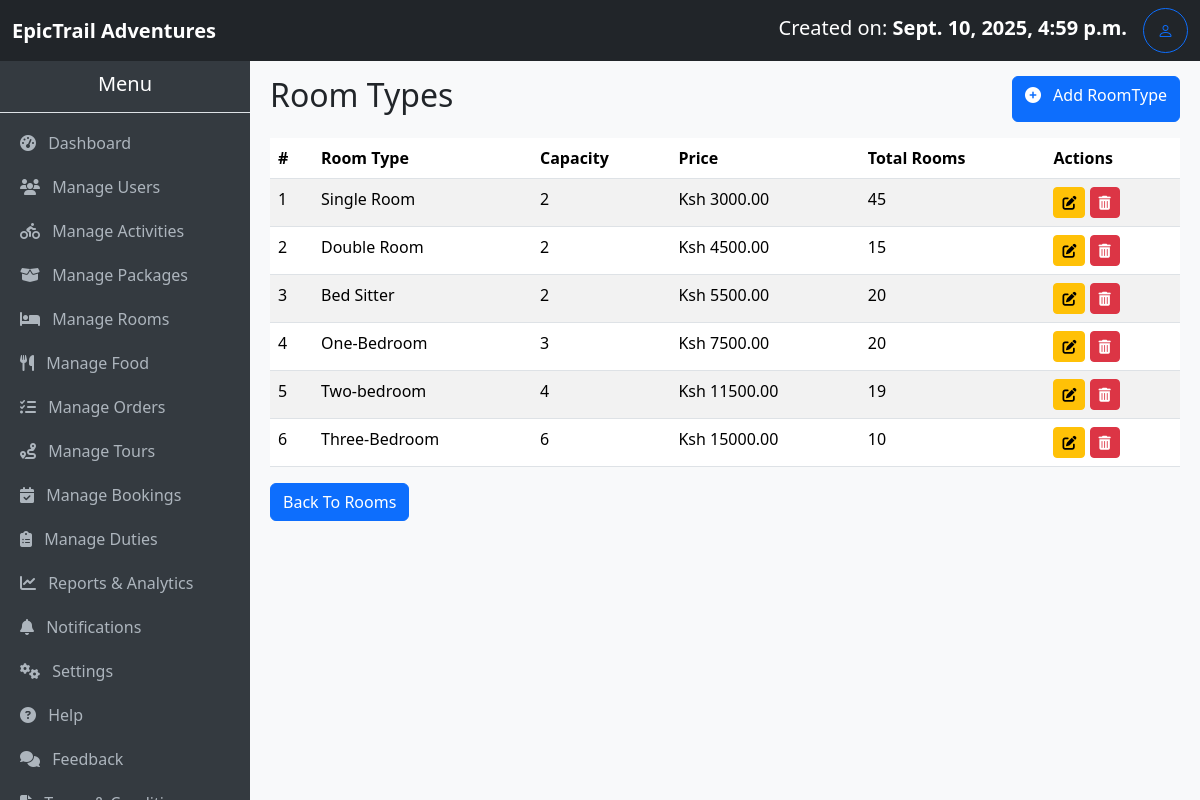
Page /room-types/ (signed in) on the committed database.
### myApp/models.py (models this page shows, shortened)
class RoomType(models.Model):
    name = models.CharField(max_length=100, unique=True)
    description = models.TextField(blank=True)
    capacity = models.PositiveIntegerField(help_text="Maximum number of guests")
    price_per_night = models.DecimalField(max_digits=8, decimal_places=2)
    total_rooms = models.PositiveIntegerField(default=1, help_text="Total rooms available for this type")
    available = models.BooleanField(default=True)

### myApp/views.py (the view)
# urls.py: path('room-types/', views.room_types, name='room_types'),
@login_required
@user_passes_test(lambda u: u.is_staff or u.is_superuser)
def room_types(request):
    room_types = RoomType.objects.all().order_by('price_per_night')
    return render(request, 'room_type.html', {'room_types': room_types})

### myApp/context_processors.py (called while the page is built)
def total_users(request):
    return {'total_users': User.objects.count()}

def total_bookings(request):
    return {'total_bookings': Booking.objects.count()}

def total_amount(request):
    total = 0
    if request.user.is_authenticated:
        bookings = Booking.objects.all()#filter(user=request.user)
        total = sum(booking.amount_required for booking in bookings)
    return {'total_amount': total}

def total_cost(request):
    if not request.user.is_authenticated:
        return {
            'user_bookings': [],
            'user_total_amount': 0,
        }
    bookings = Booking.objects.filter(user=request.user).prefetch_related(
        'activities', 'packages', 'rooms', 'food', 'tours'
    )
    total_amount = sum(b.amount_required for b in bookings)
    return {
        'user_bookings': bookings,
        'user_total_amount': total_amount,
    }

### myApp/models.py (called while the page is built)
    @property
    def nights_spent(self):
        if self.check_in and self.check_out:
            nights = (self.check_out - self.check_in).days
            return nights if nights > 0 else 1  # Minimum of 1 night for same-day bookings
        return 1

### myApp/templates/room_type.html
{% extends 'base.admin.html' %} {% block title %}Room Types{% endblock %} {% block content %}
<div class="d-flex justify-content-between mb-3">
    <h2>Room Types</h2>
    <a href="{% url 'add_room_type' %}" class="btn btn-primary"><i class="fas fa-plus-circle me-2"></i> Add RoomType</a>
</div>
<table class="table table-striped">
    <thead>
        <tr>
            <th>#</th>
            <th>Room Type</th>
            <th>Capacity</th>
            <th>Price</th>
            <th>Total Rooms</th>
            <th>Actions</th>
        </tr>
    </thead>
    <tbody>
        {% for room_type in room_types %}
        <tr>
            <td>{{ forloop.counter }}</td>
            <td>{{ room_type.name }}</td>
            <td>{{ room_type.capacity }}</td>
            <td>Ksh {{ room_type.price_per_night }}</td>
            <td>{{ room_type.total_rooms }}</td>
            <td>
                <a href="{% url 'edit_room_type' room_type.id %}" class="btn btn-warning btn-sm"><i class="fas fa-edit"></i></a>
                <a href="{% url 'delete_room_type' room_type.id %}" class="btn btn-danger btn-sm" onclick="return confirm('Are you sure you want to delete this room {{ room.name }}?')">
                    <i class="fas fa-trash-alt"></i>
                </a>
            </td>
        </tr>
        {% endfor %}
    </tbody>
</table>
<a href="{% url 'list_rooms' %}" class="btn btn-primary">Back To Rooms</a> {% endblock %}

### myApp/templates/base.admin.html (shortened to what this page needs)
<!DOCTYPE html>
<html lang="en">
<head>
    <link href="https://cdn.jsdelivr.net/npm/bootstrap@5.3.3/dist/css/bootstrap.min.css" rel="stylesheet">
    <link rel="stylesheet" href="https://cdn.jsdelivr.net/npm/bootstrap-icons@1.11.3/font/bootstrap-icons.css">
    <link rel="stylesheet" href="https://cdnjs.cloudflare.com/ajax/libs/font-awesome/6.5.2/css/all.min.css">
</head>
<body>
    <nav class="navbar navbar-expand-lg navbar-dark bg-dark">
        <div class="container-fluid">
            <a class="navbar-brand" href="#"><strong>EpicTrail Adventures</strong></a>
            <div class="d-flex">
                <a class="navbar-brand" href="#"> Created on: <strong>{{ user.date_joined }}</strong></a>
                <a href="#" class="btn btn-outline-primary rounded-circle d-flex align-items-center justify-content-center" style="width: 45px; height: 45px;" title="Manage Profile">
                    <i class="bi bi-person"></i>
                </a>
            </div>
        </div>
    </nav>
    <div class="sidebar">
        <h5 class="text-center py-3 border-bottom">Menu</h5>
        <a href="{% url 'admin_dashboard' %}"><i class="fas fa-tachometer-alt me-2"></i> Dashboard</a>
        <a href="{% url 'users' %}"><i class="fas fa-users me-2"></i> Manage Users</a>
        <a href="{% url 'activity_list' %}"><i class="fas fa-biking me-2"></i> Manage Activities</a>
        <a href="{% url 'list_packages' %}"><i class="fas fa-box-open me-2"></i> Manage Packages</a>
        <a href="{% url 'list_rooms' %}"><i class="fas fa-bed me-2"></i> Manage Rooms</a>
        <a href="{% url 'food_list' %}"><i class="fas fa-utensils me-2"></i> Manage Food</a>
        <a href="{% url 'manage_orders' %}"><i class="fas fa-tasks me-2"></i> Manage Orders</a>
        <a href="{% url 'tours' %}"><i class="fas fa-route me-2"></i> Manage Tours</a>
        <a href="{% url 'booking_list' %}"><i class="fas fa-calendar-check me-2"></i> Manage Bookings</a>
        <a href="{% url 'duties' %}"><i class="fas fa-clipboard-list me-2"></i> Manage Duties</a>
        <a href="{% url 'reports_analytics' %}"><i class="fas fa-chart-line me-2"></i> Reports & Analytics</a>
        <a href="{% url 'notifications' %}"><i class="fas fa-bell me-2"></i> Notifications</a>
        <a href="{% url 'system_settings' %}"><i class="fas fa-cogs me-2"></i> Settings</a>
        <a href="#"><i class="fas fa-question-circle me-2"></i> Help</a>
        <a href="#"><i class="fas fa-comments me-2"></i> Feedback</a>
        <a href="#"><i class="fas fa-file-alt me-2"></i> Terms & Conditions</a>
    </div>
    <div class="content">
        {% block content %}{% endblock %}
    </div>
</body>
</html>

### myApp/templates/base.admin.html (style rules this page uses)
body { margin: 0; padding: 0; }
.navbar { position: fixed; top: 0; left: 0; width: 100%; z-index: 1030; }
.sidebar { position: fixed; top: 56px; left: 0; width: 250px; height: calc(100vh - 56px); background-color: #343a40; color: #fff; overflow-y: auto; }
.sidebar a { color: #adb5bd; text-decoration: none; display: block; padding: 10px 20px; }
.content { margin-top: 56px; margin-left: 250px; padding: 20px; background-color: #f8f9fa; min-height: calc(100vh - 56px); }

### rows in the picture
RoomType: name "Single Room", capacity "2", price_per_night "3000.00", total_rooms "45"
RoomType: name "Double Room", capacity "2", price_per_night "4500.00", total_rooms "15"
RoomType: name "Bed Sitter", capacity "2", price_per_night "5500.00", total_rooms "20"
RoomType: name "One-Bedroom", capacity "3", price_per_night "7500.00", total_rooms "20"
RoomType: name "Two-bedroom", capacity "4", price_per_night "11500.00", total_rooms "19"
RoomType: name "Three-Bedroom", capacity "6", price_per_night "15000.00", total_rooms "10"

### other values in the picture
{{ user.date_joined }} "Sept. 10, 2025, 4:59 p.m."
